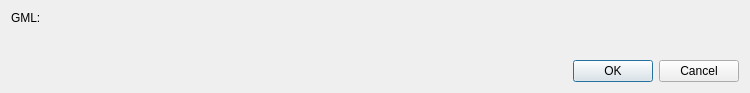
<?xml version="1.0" encoding="UTF-8"?>
<ui version="4.0">
 <class>GMLImportDialogBase</class>
 <widget class="QDialog" name="GMLImportDialogBase">
  <property name="geometry">
   <rect>
    <x>0</x>
    <y>0</y>
    <width>750</width>
    <height>93</height>
   </rect>
  </property>
  <property name="windowTitle">
   <string>GML validation</string>
  </property>
  <layout class="QVBoxLayout" name="verticalLayout_5">
   <item>
    <layout class="QFormLayout" name="formLayout">
     <item row="0" column="0">
      <widget class="QLabel" name="label">
       <property name="text">
        <string>GML:</string>
       </property>
      </widget>
     </item>
     <item row="0" column="1">
      <widget class="QgsFileWidget" name="gml">
       <property name="dialogTitle">
        <string>GML megnyitás</string>
       </property>
       <property name="filter">
        <string notr="true">*.gml</string>
       </property>
       <property name="storageMode">
        <enum>QgsFileWidget::GetFile</enum>
       </property>
      </widget>
     </item>
    </layout>
   </item>
   <item>
    <layout class="QHBoxLayout" name="horizontalLayout_2">
     <item>
      <widget class="QDialogButtonBox" name="button_box">
       <property name="orientation">
        <enum>Qt::Horizontal</enum>
       </property>
       <property name="standardButtons">
        <set>QDialogButtonBox::Cancel|QDialogButtonBox::Ok</set>
       </property>
      </widget>
     </item>
    </layout>
   </item>
  </layout>
 </widget>
 <customwidgets>
  <customwidget>
   <class>QgsFileWidget</class>
   <extends>QWidget</extends>
   <header>qgsfilewidget.h</header>
  </customwidget>
 </customwidgets>
 <resources/>
 <connections>
  <connection>
   <sender>button_box</sender>
   <signal>accepted()</signal>
   <receiver>GMLImportDialogBase</receiver>
   <slot>accept()</slot>
   <hints>
    <hint type="sourcelabel">
     <x>20</x>
     <y>20</y>
    </hint>
    <hint type="destinationlabel">
     <x>20</x>
     <y>20</y>
    </hint>
   </hints>
  </connection>
  <connection>
   <sender>button_box</sender>
   <signal>rejected()</signal>
   <receiver>GMLImportDialogBase</receiver>
   <slot>reject()</slot>
   <hints>
    <hint type="sourcelabel">
     <x>20</x>
     <y>20</y>
    </hint>
    <hint type="destinationlabel">
     <x>20</x>
     <y>20</y>
    </hint>
   </hints>
  </connection>
 </connections>
</ui>
